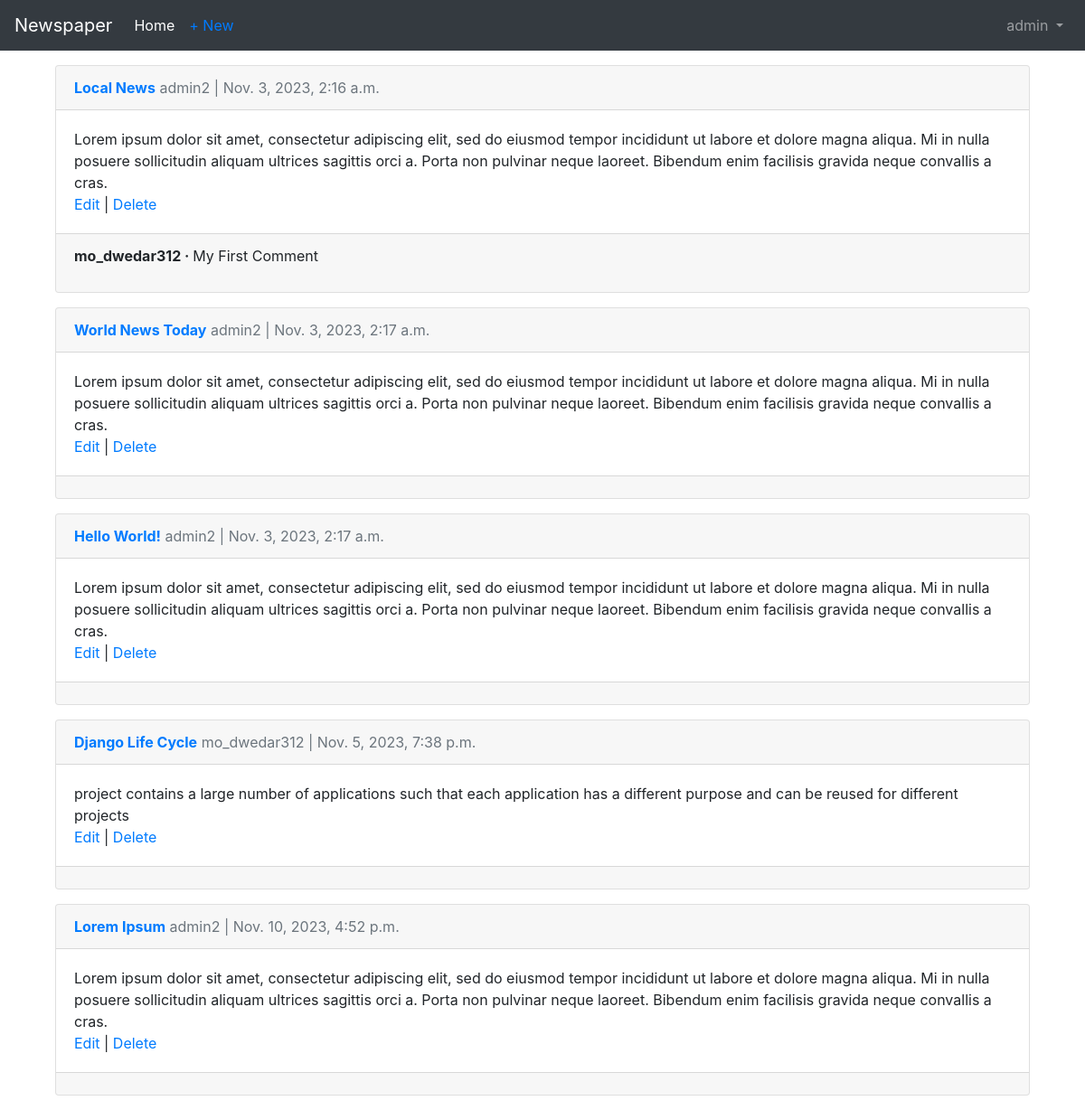
/articles/ (signed in), run on the app's committed database.
### accounts/models.py (models this page shows)
class CustomUser(AbstractUser):
    age = models.PositiveBigIntegerField(null=True , blank=True)

### articles/models.py (models this page shows, shortened)
class Article(models.Model):
    title = models.CharField(max_length=255)
    body = models.TextField()
    date = models.DateTimeField(auto_now_add=True)
    author = models.ForeignKey(
        get_user_model(),
        on_delete=models.CASCADE,
    )

class Comment(models.Model):
    article = models.ForeignKey(
        Article,
        on_delete=models.CASCADE,
        related_name='comments',
    )
    comment = models.CharField(max_length=200)
    author = models.ForeignKey(
        get_user_model(),
        on_delete=models.CASCADE,
    )
    def __str__(self):
        return self.comment

### articles/views.py (the view)
# urls.py: path('' , ArticleListView.as_view() , name='article_list'),
class ArticleListView(LoginRequiredMixin,ListView):
    model = Article
    template_name = 'article_list.html'

### templates/article_list.html (shortened to what this page needs)
{% extends 'base.html' %}
{% block content %}
    {% for article in object_list %}
        <div class="card m-3">
            <div class="card-header">
                <span class="font-weight-bold"><a href="{% url 'article_detail' article.pk %}">{{article.title}}</a></span>
                <span class="text-muted">{{article.author}} | {{article.date}}</span>
            </div>
            <div class="card-body">
                {{article.body}}
                <br>
                <a href="{% url 'article_edit' article.pk %}">Edit</a> |
                <a href="{% url 'article_delete' article.pk %}">Delete</a>
            </div>
            <div class="card-footer">
                {% for comment in article.comments.all %}
                <p>
                    <span class="font-weight-bold">
                        {{comment.author}} &middot;
                    </span>
                    {{comment}}
                </p>
                {% endfor %}
            </div>
        </div>
    {% endfor %}
{% endblock content %}

### templates/base.html (shortened to what this page needs)
<!DOCTYPE html>
<html lang="en">
<head>
    <link rel="stylesheet" href="https://cdn.jsdelivr.net/npm/bootstrap@4.6.2/dist/css/bootstrap.min.css">
</head>
<body>
    <nav class="navbar navbar-expand-lg navbar-dark bg-dark">
        <a class="navbar-brand" href="{% url 'home' %}">Newspaper</a>
        {% if user.is_authenticated %}
        <ul class="navbar-nav mr-auto">
            <li class="nav-item active">
                <a class="nav-link" href="{% url 'home' %}">Home <span class="sr-only">(current)</span></a>
            </li>
            <li class="nav-item">
                <a href="{% url 'article_new' %}" class="nav-link text-primary">+ New</a>
            </li>
        </ul>
        {% endif %}
        <div class="collapse navbar-collapse" id="navbarSupportedContent">
            {% if user.is_authenticated %}
            <ul class="navbar-nav ml-auto">
                <li class="nav-item">
                    <a class="nav-link dropdown-toggle" href="#" id="navbarDropdown" role="button" data-toggle="dropdown" aria-haspopup="true" aria-expanded="false">
                        {{ user.username }}
                    </a>
                </li>
            </ul>
            {% else %}
            <form class="form-inline ml-auto">
                <a class="btn btn-outline-secondary" href="{% url 'login' %}">Log In</a>
                <a class="btn btn-primary ml-2" href="{% url 'signup' %}">Sign Up</a>
            </form>
            {% endif %}
        </div>
    </nav>
    <main>
        <div class="container">
            {% block content %}
            {% endblock content %}
        </div>
    </main>
</body>
</html>

### data on the page
CustomUser: username "admin"
Article: title "Local News", author "admin2", date "Nov. 3, 2023, 2:16 a.m.", body "Lorem ipsum dolor sit amet, consectetur adipiscing elit, sed do eiusmod tempor incididunt ut labore et dolore magna aliqua. Mi in nulla posuere sollicitudin aliquam ultrices sagittis orci a. Porta non pulvinar neque laoreet. Bibendum enim facilisis gravida neque convallis a cras."
Comment: author "mo_dwedar312", comment "My First Comment"
Article: title "World News Today", author "admin2", date "Nov. 3, 2023, 2:17 a.m.", body "Lorem ipsum dolor sit amet, consectetur adipiscing elit, sed do eiusmod tempor incididunt ut labore et dolore magna aliqua. Mi in nulla posuere sollicitudin aliquam ultrices sagittis orci a. Porta non pulvinar neque laoreet. Bibendum enim facilisis gravida neque convallis a cras."
Article: title "Hello World!", author "admin2", date "Nov. 3, 2023, 2:17 a.m.", body "Lorem ipsum dolor sit amet, consectetur adipiscing elit, sed do eiusmod tempor incididunt ut labore et dolore magna aliqua. Mi in nulla posuere sollicitudin aliquam ultrices sagittis orci a. Porta non pulvinar neque laoreet. Bibendum enim facilisis gravida neque convallis a cras."
Article: title "Django Life Cycle", author "mo_dwedar312", date "Nov. 5, 2023, 7:38 p.m.", body "project contains a large number of applications such that each application has a different purpose and can be reused for different projects"
Article: title "Lorem Ipsum", author "admin2", date "Nov. 10, 2023, 4:52 p.m.", body "Lorem ipsum dolor sit amet, consectetur adipiscing elit, sed do eiusmod tempor incididunt ut labore et dolore magna aliqua. Mi in nulla posuere sollicitudin aliquam ultrices sagittis orci a. Porta non pulvinar neque laoreet. Bibendum enim facilisis gravida neque convallis a cras."
